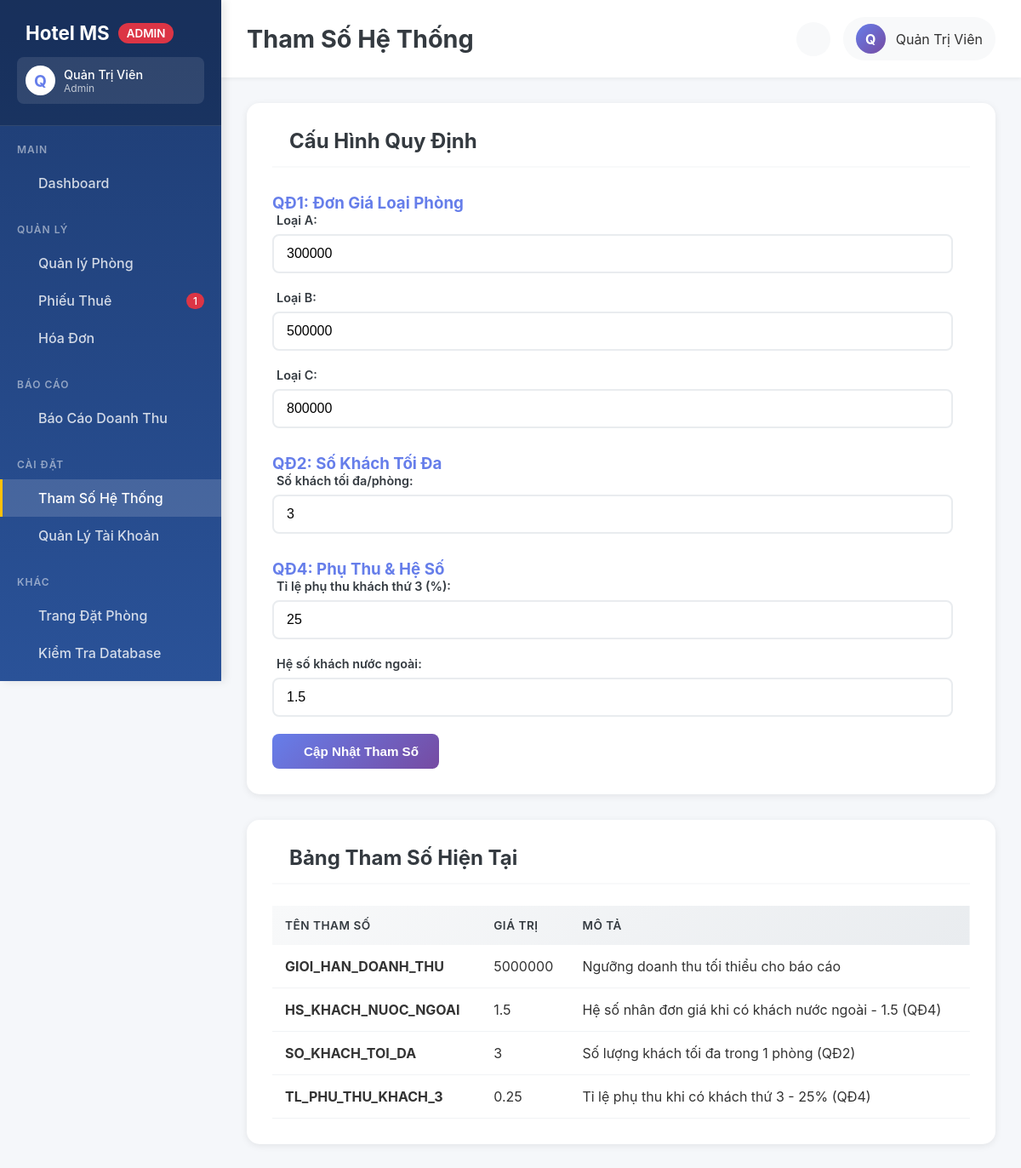
The app's page /admin/tham-so.php (signed in) with its own data.
### tables this page shows
CREATE TABLE LOAIPHONG (
MaLoaiPhong INTEGER PRIMARY KEY AUTOINCREMENT,
TenLoai TEXT NOT NULL UNIQUE,
DonGiaCoBan REAL NOT NULL CHECK(DonGiaCoBan > 0)
);

CREATE TABLE THAMSO (
TenThamSo TEXT PRIMARY KEY,
GiaTri REAL NOT NULL,
MoTa TEXT
);

### config/database.php (called while the page is built, shortened)
<?php
class Database {
    private $db_file;
    private $conn;
    public function __construct() {
        $this->db_file = __DIR__ . '/../database/hotel.db';
    }
    public function connect() {
        try {
            $this->conn = new PDO('sqlite:' . $this->db_file);
            $this->conn->setAttribute(PDO::ATTR_ERRMODE, PDO::ERRMODE_EXCEPTION);
            $this->conn->setAttribute(PDO::ATTR_DEFAULT_FETCH_MODE, PDO::FETCH_ASSOC);
            $this->conn->exec('PRAGMA foreign_keys = ON');
            $this->conn->exec('PRAGMA journal_mode = WAL');
            $this->conn->exec('PRAGMA synchronous = NORMAL');
        } catch(PDOException $e) {
            die("Connection Error: " . $e->getMessage());
        }
        return $this->conn;
    }
    public function getThamSo($tenThamSo) {
        try {
            $stmt = $this->conn->prepare("SELECT GiaTri FROM THAMSO WHERE TenThamSo = ?");
            $stmt->execute([$tenThamSo]);
            $result = $stmt->fetch();
            return $result ? $result['GiaTri'] : null;
        } catch(PDOException $e) {
            return null;
        }
    }
    public function getAllThamSo() {
        try {
            $stmt = $this->conn->query("SELECT * FROM THAMSO ORDER BY TenThamSo");
            return $stmt->fetchAll();
        } catch(PDOException $e) {
            error_log("Error getAllThamSo: " . $e->getMessage());
            return [];
        }
    }
    public function __destruct() {
        $this->conn = null;
    }
}
?>

### admin/tham-so.php (the view, shortened to what this page needs)
<?php
require_once __DIR__ . '/../config/database.php';
$database = new Database();
$db = $database->connect();
$thamSos = $database->getAllThamSo();
$loaiPhongs = $db->query("SELECT * FROM LOAIPHONG ORDER BY TenLoai")->fetchAll();
?>
<!DOCTYPE html>
<html lang="vi">
<head>
    <link rel="stylesheet" href="../assets/css/admin.css">
</head>
<body>
    <?php include 'includes/sidebar.php'; ?>
    <div class="admin-content">
        <?php include 'includes/header.php'; ?>
        <main class="main-container">
            <div class="content-section">
                <div class="section-header">
                    <h2 class="section-title"><i class="ph ph-gear"></i> Cấu Hình Quy Định</h2>
                </div>
                <form method="POST" style="max-width: 800px;">
                    <h3 style="color: #667eea; margin-top: 30px;"><i class="ph ph-currency-circle-dollar"></i> QĐ1: Đơn Giá Loại Phòng</h3>
                    <?php foreach ($loaiPhongs as $loai): ?>
                    <div class="form-group">
                        <label><i class="ph ph-bed"></i> <?= htmlspecialchars($loai['TenLoai']) ?>:</label>
                        <input type="number" name="donGia<?= substr($loai['TenLoai'], -1) ?>"
                               value="<?= $loai['DonGiaCoBan'] ?>" step="1000" required class="form-control">
                    </div>
                    <?php endforeach; ?>
                    <h3 style="color: #667eea; margin-top: 30px;"><i class="ph ph-users"></i> QĐ2: Số Khách Tối Đa</h3>
                    <div class="form-group">
                        <label><i class="ph ph-user-list"></i> Số khách tối đa/phòng:</label>
                        <input type="number" name="SO_KHACH_TOI_DA"
                               value="<?= $database->getThamSo('SO_KHACH_TOI_DA') ?>"
                               min="1" max="5" required class="form-control">
                    </div>
                    <h3 style="color: #667eea; margin-top: 30px;"><i class="ph ph-calculator"></i> QĐ4: Phụ Thu & Hệ Số</h3>
                    <div class="form-group">
                        <label><i class="ph ph-percent"></i> Tỉ lệ phụ thu khách thứ 3 (%):</label>
                        <input type="number" name="TL_PHU_THU_KHACH_3"
                               value="<?= $database->getThamSo('TL_PHU_THU_KHACH_3') * 100 ?>"
                               step="1" required class="form-control">
                    </div>
                    <div class="form-group">
                        <label><i class="ph ph-globe"></i> Hệ số khách nước ngoài:</label>
                        <input type="number" name="HS_KHACH_NUOC_NGOAI"
                               value="<?= $database->getThamSo('HS_KHACH_NUOC_NGOAI') ?>"
                               step="0.1" required class="form-control">
                    </div>
                    <button type="submit" class="btn btn-primary">
                        <i class="ph ph-floppy-disk"></i> Cập Nhật Tham Số
                    </button>
                </form>
            </div>
            <div class="content-section">
                <div class="section-header">
                    <h2 class="section-title"><i class="ph ph-list-bullets"></i> Bảng Tham Số Hiện Tại</h2>
                </div>
                <table class="data-table">
                    <thead>
                        <tr>
                            <th>Tên Tham Số</th>
                            <th>Giá Trị</th>
                            <th>Mô Tả</th>
                        </tr>
                    </thead>
                    <tbody>
                        <?php foreach ($thamSos as $ts): ?>
                        <tr>
                            <td><strong><?= htmlspecialchars($ts['TenThamSo']) ?></strong></td>
                            <td><?= htmlspecialchars($ts['GiaTri']) ?></td>
                            <td><?= htmlspecialchars($ts['MoTa']) ?></td>
                        </tr>
                        <?php endforeach; ?>
                    </tbody>
                </table>
            </div>
        </main>
    </div>
</body>
</html>

### assets/css/admin.css (style rules this page uses)
:root { --primary: #667eea; --primary-dark: #5568d3; --secondary: #764ba2; --success: #28a745; --danger: #dc3545; --warning: #ffc107; --info: #17a2b8; --light: #f8f9fa; --dark: #343a40; --sidebar-width: 260px; }
* { margin: 0; padding: 0; box-sizing: border-box; }
body { font-family: 'Inter', 'Segoe UI', system-ui, -apple-system, sans-serif; background: #f5f7fa; color: #333; overflow-x: hidden; }
.admin-content { margin-left: var(--sidebar-width); min-height: 100vh; background: #f5f7fa; }
.main-container { padding: 30px; }
.content-section { background: white; padding: 30px; border-radius: 15px; box-shadow: 0 2px 8px rgba(0,0,0,0.08); margin-bottom: 30px; }
.section-header { display: flex; align-items: center; justify-content: space-between; margin-bottom: 25px; padding-bottom: 15px; border-bottom: 2px solid var(--light); }
.section-title { font-size: 1.5em; font-weight: 700; color: var(--dark); display: flex; align-items: center; gap: 10px; }
.btn { padding: 12px 24px; border: none; border-radius: 8px; font-weight: 600; cursor: pointer; transition: 0.3s; display: inline-flex; align-items: center; gap: 8px; text-decoration: none; font-size: 0.95em; }
.btn-primary { background: linear-gradient(135deg, var(--primary), var(--secondary)); color: white; }
.data-table { width: 100%; border-collapse: collapse; background: white; }
.data-table thead { background: linear-gradient(135deg, #f8f9fa, #e9ecef); }
.data-table th { padding: 15px; text-align: left; font-weight: 600; color: var(--dark); text-transform: uppercase; font-size: 0.85em; letter-spacing: 0.5px; }
.data-table td { padding: 15px; border-bottom: 1px solid #f1f3f5; }
.data-table tbody tr { transition: 0.3s; }
.form-group { margin-bottom: 20px; }
.form-group label { display: block; margin-bottom: 8px; font-weight: 600; color: var(--dark); font-size: 0.9em; }
.form-control { width: 100%; padding: 12px 15px; border: 2px solid #e9ecef; border-radius: 8px; font-size: 1em; transition: 0.3s; }

### records on screen
loaiphong: TenLoai "Loại A", donGiaA "300000"
loaiphong: TenLoai "Loại B", donGiaB "500000"
loaiphong: TenLoai "Loại C", donGiaC "800000"
thamso: SO_KHACH_TOI_DA "3", TenThamSo "SO_KHACH_TOI_DA", GiaTri "3", MoTa "Số lượng khách tối đa trong 1 phòng (QĐ2)"
thamso: TL_PHU_THU_KHACH_3 "25", TenThamSo "TL_PHU_THU_KHACH_3", GiaTri "0.25", MoTa "Tỉ lệ phụ thu khi có khách thứ 3 - 25% (QĐ4)"
thamso: HS_KHACH_NUOC_NGOAI "1.5", TenThamSo "HS_KHACH_NUOC_NGOAI", GiaTri "1.5", MoTa "Hệ số nhân đơn giá khi có khách nước ngoài - 1.5 (QĐ4)"
thamso: TenThamSo "GIOI_HAN_DOANH_THU", GiaTri "5000000", MoTa "Ngưỡng doanh thu tối thiểu cho báo cáo"

### other values on screen
substr($_SESSION['fullname'] ?? 'A', 0, 1) "Q"
$_SESSION['fullname'] "Quản Trị Viên"
$_SESSION['role'] "Admin"
$phongDaThue "1"
$page_title "Tham Số Hệ Thống"
